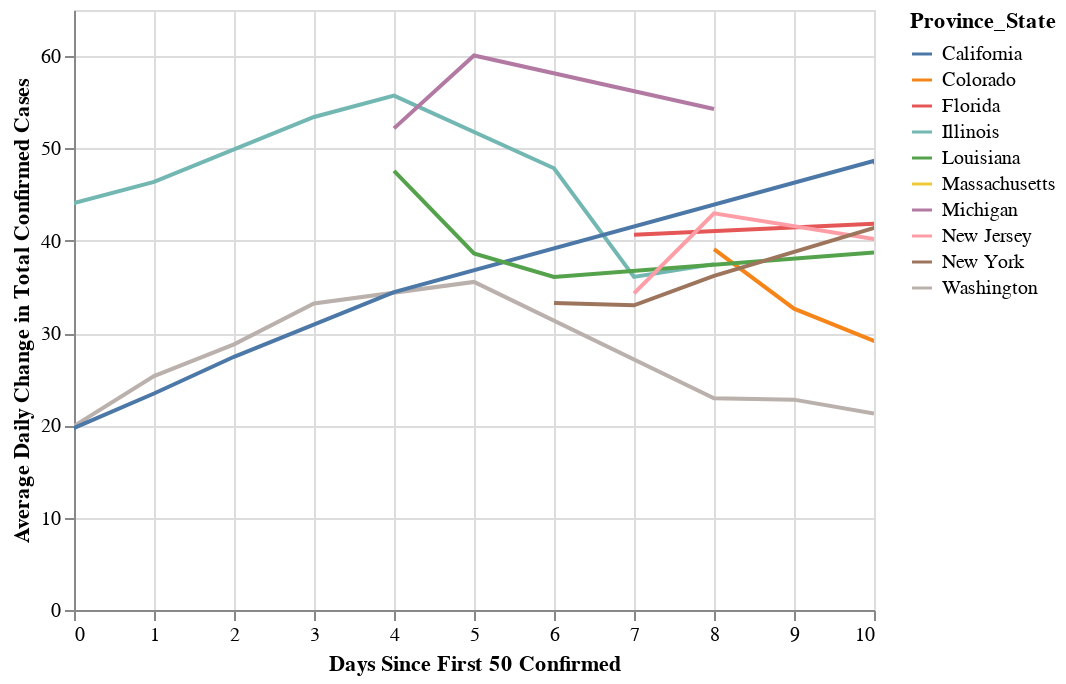

Here is the notebook cell this chart was saved with:
### Code cell
chart = alt.Chart(cases_usa).mark_line().encode(
            x = alt.X("Days from M",scale=alt.Scale(domain=(0,10)), title = "Days Since First 50 Confirmed"),
            y = alt.Y("Average Daily Change in Total Confirmed Cases",title="Average Daily Change in Total Confirmed Cases"),
        color = alt.Color("Province_State")
)
chart.interactive()

### Figure 1 — Vega-Lite specification as saved in the notebook (floating-point values rounded to 4 significant figures)
{"config": {"view": {"continuousWidth": 400, "continuousHeight": 300}}, "data": {"name": "data-244b7b786dc758e9a4557f71f6c5d6aa"}, "mark": "line", "encoding": {"color": {"type": "nominal", "field": "Province_State"}, "x": {"type": "quantitative", "field": "Days from M", "scale": {"domain": [0, 10]}, "title": "Days Since First 50 Confirmed"}, "y": {"type": "quantitative", "field": "Average Daily Change in Total Confirmed Cases", "title": "Average Daily Change in Total Confirmed Cases"}}, "selection": {"selector004": {"type": "interval", "bind": "scales", "encodings": ["x", "y"]}}, "$schema": "https://vega.github.io/schema/vega-lite/v4.0.0.json", "datasets": {"data-244b7b786dc758e9a4557f71f6c5d6aa": [{"Country_Region": "United States", "Province_State": "Washington", "Confirmed": 1.0, "Recovered": 0.0, "Active": 1.0, "Deaths": 0.0, "Date": "01-22-2020", "Date M Confirmed": "03-10-2020", "Days from M": -48, "Average Daily Change in Total Confirmed Cases": null}, {"Country_Region": "United States", "Province_State": "Washington", "Confirmed": 1.0, "Recovered": 0.0, "Active": 1.0, "Deaths": 0.0, "Date": "01-23-2020", "Date M Confirmed": "03-10-2020", "Days from M": -47, "Average Daily Change in Total Confirmed Cases": null}, {"Country_Region": "United States", "Province_State": "Washington", "Confirmed": 1.0, "Recovered": 0.0, "Active": 1.0, "Deaths": 0.0, "Date": "01-24-2020", "Date M Confirmed": "03-10-2020", "Days from M": -46, "Average Daily Change in Total Confirmed Cases": null}, {"Country_Region": "United States", "Province_State": "Illinois", "Confirmed": 1.0, "Recovered": 0.0, "Active": 1.0, "Deaths": 0.0, "Date": "01-25-2020", "Date M Confirmed": "03-15-2020", "Days from M": -50, "Average Daily Change in Total Confirmed Cases": null}, {"Country_Region": "United States", "Province_State": "Washington", "Confirmed": 1.0, "Recovered": 0.0, "Active": 1.0, "Deaths": 0.0, "Date": "01-25-2020", "Date M Confirmed": "03-10-2020", "Days from M": -45, "Average Daily Change in Total Confirmed Cases": null}, {"Country_Region": "United States", "Province_State": "California", "Confirmed": 2.0, "Recovered": 0.0, "Active": 2.0, "Deaths": 0.0, "Date": "01-26-2020", "Date M Confirmed": "03-10-2020", "Days from M": -44, "Average Daily Change in Total Confirmed Cases": null}, {"Country_Region": "United States", "Province_State": "Illinois", "Confirmed": 1.0, "Recovered": 0.0, "Active": 1.0, "Deaths": 0.0, "Date": "01-26-2020", "Date M Confirmed": "03-15-2020", "Days from M": -49, "Average Daily Change in Total Confirmed Cases": null}, {"Country_Region": "United States", "Province_State": "Washington", "Confirmed": 1.0, "Recovered": 0.0, "Active": 1.0, "Deaths": 0.0, "Date": "01-26-2020", "Date M Confirmed": "03-10-2020", "Days from M": -44, "Average Daily Change in Total Confirmed Cases": null}, {"Country_Region": "United States", "Province_State": "California", "Confirmed": 2.0, "Recovered": 0.0, "Active": 2.0, "Deaths": 0.0, "Date": "01-27-2020", "Date M Confirmed": "03-10-2020", "Days from M": -43, "Average Daily Change in Total Confirmed Cases": null}, {"Country_Region": "United States", "Province_State": "Illinois", "Confirmed": 1.0, "Recovered": 0.0, "Active": 1.0, "Deaths": 0.0, "Date": "01-27-2020", "Date M Confirmed": "03-15-2020", "Days from M": -48, "Average Daily Change in Total Confirmed Cases": null}, {"Country_Region": "United States", "Province_State": "Washington", "Confirmed": 1.0, "Recovered": 0.0, "Active": 1.0, "Deaths": 0.0, "Date": "01-27-2020", "Date M Confirmed": "03-10-2020", "Days from M": -43, "Average Daily Change in Total Confirmed Cases": 0.0}, {"Country_Region": "United States", "Province_State": "California", "Confirmed": 2.0, "Recovered": 0.0, "Active": 2.0, "Deaths": 0.0, "Date": "01-28-2020", "Date M Confirmed": "03-10-2020", "Days from M": -42, "Average Daily Change in Total Confirmed Cases": null}, {"Country_Region": "United States", "Province_State": "Illinois", "Confirmed": 1.0, "Recovered": 0.0, "Active": 1.0, "Deaths": 0.0, "Date": "01-28-2020", "Date M Confirmed": "03-15-2020", "Days from M": -47, "Average Daily Change in Total Confirmed Cases": null}, {"Country_Region": "United States", "Province_State": "Washington", "Confirmed": 1.0, "Recovered": 0.0, "Active": 1.0, "Deaths": 0.0, "Date": "01-28-2020", "Date M Confirmed": "03-10-2020", "Days from M": -42, "Average Daily Change in Total Confirmed Cases": 0.0}, {"Country_Region": "United States", "Province_State": "California", "Confirmed": 2.0, "Recovered": 0.0, "Active": 2.0, "Deaths": 0.0, "Date": "01-29-2020", "Date M Confirmed": "03-10-2020", "Days from M": -41, "Average Daily Change in Total Confirmed Cases": null}, {"Country_Region": "United States", "Province_State": "Illinois", "Confirmed": 1.0, "Recovered": 0.0, "Active": 1.0, "Deaths": 0.0, "Date": "01-29-2020", "Date M Confirmed": "03-15-2020", "Days from M": -46, "Average Daily Change in Total Confirmed Cases": null}, {"Country_Region": "United States", "Province_State": "Washington", "Confirmed": 1.0, "Recovered": 0.0, "Active": 1.0, "Deaths": 0.0, "Date": "01-29-2020", "Date M Confirmed": "03-10-2020", "Days from M": -41, "Average Daily Change in Total Confirmed Cases": 0.0}, {"Country_Region": "United States", "Province_State": "California", "Confirmed": 2.0, "Recovered": 0.0, "Active": 2.0, "Deaths": 0.0, "Date": "01-30-2020", "Date M Confirmed": "03-10-2020", "Days from M": -40, "Average Daily Change in Total Confirmed Cases": null}, {"Country_Region": "United States", "Province_State": "Illinois", "Confirmed": 1.0, "Recovered": 0.0, "Active": 1.0, "Deaths": 0.0, "Date": "01-30-2020", "Date M Confirmed": "03-15-2020", "Days from M": -45, "Average Daily Change in Total Confirmed Cases": 0.0}, {"Country_Region": "United States", "Province_State": "Washington", "Confirmed": 1.0, "Recovered": 0.0, "Active": 1.0, "Deaths": 0.0, "Date": "01-30-2020", "Date M Confirmed": "03-10-2020", "Days from M": -40, "Average Daily Change in Total Confirmed Cases": 0.0}, {"Country_Region": "United States", "Province_State": "California", "Confirmed": 2.0, "Recovered": 0.0, "Active": 2.0, "Deaths": 0.0, "Date": "01-31-2020", "Date M Confirmed": "03-10-2020", "Days from M": -39, "Average Daily Change in Total Confirmed Cases": 0.0}, {"Country_Region": "United States", "Province_State": "Illinois", "Confirmed": 2.0, "Recovered": 0.0, "Active": 2.0, "Deaths": 0.0, "Date": "01-31-2020", "Date M Confirmed": "03-15-2020", "Days from M": -44, "Average Daily Change in Total Confirmed Cases": 10.0}, {"Country_Region": "United States", "Province_State": "Washington", "Confirmed": 1.0, "Recovered": 0.0, "Active": 1.0, "Deaths": 0.0, "Date": "01-31-2020", "Date M Confirmed": "03-10-2020", "Days from M": -39, "Average Daily Change in Total Confirmed Cases": 0.0}, {"Country_Region": "United States", "Province_State": "California", "Confirmed": 144.0, "Recovered": 2.0, "Active": 140.0, "Deaths": 2.0, "Date": "03-10-2020", "Date M Confirmed": "03-10-2020", "Days from M": 0, "Average Daily Change in Total Confirmed Cases": 19.72}, {"Country_Region": "United States", "Province_State": "Colorado", "Confirmed": 15.0, "Recovered": 0.0, "Active": 15.0, "Deaths": 0.0, "Date": "03-10-2020", "Date M Confirmed": "03-11-2020", "Days from M": -1, "Average Daily Change in Total Confirmed Cases": null}, {"Country_Region": "United States", "Province_State": "Florida", "Confirmed": 15.0, "Recovered": 0.0, "Active": 13.0, "Deaths": 2.0, "Date": "03-10-2020", "Date M Confirmed": "03-11-2020", "Days from M": -1, "Average Daily Change in Total Confirmed Cases": null}, {"Country_Region": "United States", "Province_State": "Illinois", "Confirmed": 12.0, "Recovered": 2.0, "Active": 10.0, "Deaths": 0.0, "Date": "03-10-2020", "Date M Confirmed": "03-15-2020", "Days from M": -5, "Average Daily Change in Total Confirmed Cases": 26.67}, {"Country_Region": "United States", "Province_State": "Washington", "Confirmed": 267.0, "Recovered": 1.0, "Active": 243.0, "Deaths": 23.0, "Date": "03-10-2020", "Date M Confirmed": "03-10-2020", "Days from M": 0, "Average Daily Change in Total Confirmed Cases": 19.93}, {"Country_Region": "United States", "Province_State": "California", "Confirmed": 177.0, "Recovered": 2.0, "Active": 172.0, "Deaths": 3.0, "Date": "03-11-2020", "Date M Confirmed": "03-10-2020", "Days from M": 1, "Average Daily Change in Total Confirmed Cases": 23.45}, {"Country_Region": "United States", "Province_State": "Colorado", "Confirmed": 34.0, "Recovered": 0.0, "Active": 34.0, "Deaths": 0.0, "Date": "03-11-2020", "Date M Confirmed": "03-11-2020", "Days from M": 0, "Average Daily Change in Total Confirmed Cases": null}, {"Country_Region": "United States", "Province_State": "Florida", "Confirmed": 28.0, "Recovered": 0.0, "Active": 26.0, "Deaths": 2.0, "Date": "03-11-2020", "Date M Confirmed": "03-11-2020", "Days from M": 0, "Average Daily Change in Total Confirmed Cases": null}, {"Country_Region": "United States", "Province_State": "Louisiana", "Confirmed": 6.0, "Recovered": 0.0, "Active": 6.0, "Deaths": 0.0, "Date": "03-11-2020", "Date M Confirmed": "03-13-2020", "Days from M": -2, "Average Daily Change in Total Confirmed Cases": null}, {"Country_Region": "United States", "Province_State": "Massachusetts", "Confirmed": 95.0, "Recovered": 1.0, "Active": 94.0, "Deaths": 0.0, "Date": "03-11-2020", "Date M Confirmed": "03-11-2020", "Days from M": 0, "Average Daily Change in Total Confirmed Cases": null}, {"Country_Region": "United States", "Province_State": "Michigan", "Confirmed": 2.0, "Recovered": 0.0, "Active": 2.0, "Deaths": 0.0, "Date": "03-11-2020", "Date M Confirmed": "03-15-2020", "Days from M": -4, "Average Daily Change in Total Confirmed Cases": null}, {"Country_Region": "United States", "Province_State": "New Jersey", "Confirmed": 23.0, "Recovered": 0.0, "Active": 22.0, "Deaths": 1.0, "Date": "03-11-2020", "Date M Confirmed": "03-11-2020", "Days from M": 0, "Average Daily Change in Total Confirmed Cases": null}, {"Country_Region": "United States", "Province_State": "New York", "Confirmed": 220.0, "Recovered": 0.0, "Active": 220.0, "Deaths": 0.0, "Date": "03-11-2020", "Date M Confirmed": "03-11-2020", "Days from M": 0, "Average Daily Change in Total Confirmed Cases": null}, {"Country_Region": "United States", "Province_State": "Washington", "Confirmed": 366.0, "Recovered": 1.0, "Active": 336.0, "Deaths": 29.0, "Date": "03-11-2020", "Date M Confirmed": "03-10-2020", "Days from M": 1, "Average Daily Change in Total Confirmed Cases": 25.33}, {"Country_Region": "United States", "Province_State": "California", "Confirmed": 221.0, "Recovered": 6.0, "Active": 211.0, "Deaths": 4.0, "Date": "03-12-2020", "Date M Confirmed": "03-10-2020", "Days from M": 2, "Average Daily Change in Total Confirmed Cases": 27.43}, {"Country_Region": "United States", "Province_State": "Colorado", "Confirmed": 45.0, "Recovered": 0.0, "Active": 45.0, "Deaths": 0.0, "Date": "03-12-2020", "Date M Confirmed": "03-11-2020", "Days from M": 1, "Average Daily Change in Total Confirmed Cases": null}, {"Country_Region": "United States", "Province_State": "Florida", "Confirmed": 35.0, "Recovered": 0.0, "Active": 33.0, "Deaths": 2.0, "Date": "03-12-2020", "Date M Confirmed": "03-11-2020", "Days from M": 1, "Average Daily Change in Total Confirmed Cases": null}, {"Country_Region": "United States", "Province_State": "Louisiana", "Confirmed": 19.0, "Recovered": 0.0, "Active": 19.0, "Deaths": 0.0, "Date": "03-12-2020", "Date M Confirmed": "03-13-2020", "Days from M": -1, "Average Daily Change in Total Confirmed Cases": null}, {"Country_Region": "United States", "Province_State": "Massachusetts", "Confirmed": 108.0, "Recovered": 1.0, "Active": 107.0, "Deaths": 0.0, "Date": "03-12-2020", "Date M Confirmed": "03-11-2020", "Days from M": 1, "Average Daily Change in Total Confirmed Cases": null}, {"Country_Region": "United States", "Province_State": "Michigan", "Confirmed": 2.0, "Recovered": 0.0, "Active": 2.0, "Deaths": 0.0, "Date": "03-12-2020", "Date M Confirmed": "03-15-2020", "Days from M": -3, "Average Daily Change in Total Confirmed Cases": null}, {"Country_Region": "United States", "Province_State": "New Jersey", "Confirmed": 29.0, "Recovered": 0.0, "Active": 28.0, "Deaths": 1.0, "Date": "03-12-2020", "Date M Confirmed": "03-11-2020", "Days from M": 1, "Average Daily Change in Total Confirmed Cases": null}, {"Country_Region": "United States", "Province_State": "New York", "Confirmed": 328.0, "Recovered": 0.0, "Active": 328.0, "Deaths": 0.0, "Date": "03-12-2020", "Date M Confirmed": "03-11-2020", "Days from M": 1, "Average Daily Change in Total Confirmed Cases": null}, {"Country_Region": "United States", "Province_State": "Washington", "Confirmed": 442.0, "Recovered": 1.0, "Active": 410.0, "Deaths": 31.0, "Date": "03-12-2020", "Date M Confirmed": "03-10-2020", "Days from M": 2, "Average Daily Change in Total Confirmed Cases": 28.77}, {"Country_Region": "United States", "Province_State": "Colorado", "Confirmed": 49.0, "Recovered": 0.0, "Active": 49.0, "Deaths": 0.0, "Date": "03-13-2020", "Date M Confirmed": "03-11-2020", "Days from M": 2, "Average Daily Change in Total Confirmed Cases": null}, {"Country_Region": "United States", "Province_State": "Louisiana", "Confirmed": 36.0, "Recovered": 0.0, "Active": 36.0, "Deaths": 0.0, "Date": "03-13-2020", "Date M Confirmed": "03-13-2020", "Days from M": 0, "Average Daily Change in Total Confirmed Cases": null}, {"Country_Region": "United States", "Province_State": "Michigan", "Confirmed": 16.0, "Recovered": 0.0, "Active": 16.0, "Deaths": 0.0, "Date": "03-13-2020", "Date M Confirmed": "03-15-2020", "Days from M": -2, "Average Daily Change in Total Confirmed Cases": null}, {"Country_Region": "United States", "Province_State": "Washington", "Confirmed": 568.0, "Recovered": 1.0, "Active": 530.0, "Deaths": 37.0, "Date": "03-13-2020", "Date M Confirmed": "03-10-2020", "Days from M": 3, "Average Daily Change in Total Confirmed Cases": 33.21}, {"Country_Region": "United States", "Province_State": "California", "Confirmed": 340.0, "Recovered": 6.0, "Active": 329.0, "Deaths": 5.0, "Date": "03-14-2020", "Date M Confirmed": "03-10-2020", "Days from M": 4, "Average Daily Change in Total Confirmed Cases": 34.43}, {"Country_Region": "United States", "Province_State": "Louisiana", "Confirmed": 77.0, "Recovered": 0.0, "Active": 76.0, "Deaths": 1.0, "Date": "03-14-2020", "Date M Confirmed": "03-13-2020", "Days from M": 1, "Average Daily Change in Total Confirmed Cases": null}, {"Country_Region": "United States", "Province_State": "New Jersey", "Confirmed": 69.0, "Recovered": 0.0, "Active": 68.0, "Deaths": 1.0, "Date": "03-14-2020", "Date M Confirmed": "03-11-2020", "Days from M": 3, "Average Daily Change in Total Confirmed Cases": null}, {"Country_Region": "United States", "Province_State": "New York", "Confirmed": 525.0, "Recovered": 0.0, "Active": 523.0, "Deaths": 2.0, "Date": "03-14-2020", "Date M Confirmed": "03-11-2020", "Days from M": 3, "Average Daily Change in Total Confirmed Cases": null}, {"Country_Region": "United States", "Province_State": "Illinois", "Confirmed": 93.0, "Recovered": 2.0, "Active": 91.0, "Deaths": 0.0, "Date": "03-15-2020", "Date M Confirmed": "03-15-2020", "Days from M": 0, "Average Daily Change in Total Confirmed Cases": 44.09}, {"Country_Region": "United States", "Province_State": "Louisiana", "Confirmed": 91.0, "Recovered": 0.0, "Active": 89.0, "Deaths": 2.0, "Date": "03-15-2020", "Date M Confirmed": "03-13-2020", "Days from M": 2, "Average Daily Change in Total Confirmed Cases": null}, {"Country_Region": "United States", "Province_State": "Michigan", "Confirmed": 33.0, "Recovered": 0.0, "Active": 33.0, "Deaths": 0.0, "Date": "03-15-2020", "Date M Confirmed": "03-15-2020", "Days from M": 0, "Average Daily Change in Total Confirmed Cases": null}, {"Country_Region": "United States", "Province_State": "New Jersey", "Confirmed": 98.0, "Recovered": 0.0, "Active": 96.0, "Deaths": 2.0, "Date": "03-15-2020", "Date M Confirmed": "03-11-2020", "Days from M": 4, "Average Daily Change in Total Confirmed Cases": null}, {"Country_Region": "United States", "Province_State": "New York", "Confirmed": 732.0, "Recovered": 0.0, "Active": 729.0, "Deaths": 3.0, "Date": "03-15-2020", "Date M Confirmed": "03-11-2020", "Days from M": 4, "Average Daily Change in Total Confirmed Cases": null}, {"Country_Region": "United States", "Province_State": "Washington", "Confirmed": 643.0, "Recovered": 1.0, "Active": 602.0, "Deaths": 40.0, "Date": "03-15-2020", "Date M Confirmed": "03-10-2020", "Days from M": 5, "Average Daily Change in Total Confirmed Cases": 35.54}, {"Country_Region": "United States", "Province_State": "Florida", "Confirmed": 155.0, "Recovered": 0.0, "Active": 150.0, "Deaths": 5.0, "Date": "03-16-2020", "Date M Confirmed": "03-11-2020", "Days from M": 5, "Average Daily Change in Total Confirmed Cases": null}, {"Country_Region": "United States", "Province_State": "Illinois", "Confirmed": 105.0, "Recovered": 2.0, "Active": 103.0, "Deaths": 0.0, "Date": "03-16-2020", "Date M Confirmed": "03-15-2020", "Days from M": 1, "Average Daily Change in Total Confirmed Cases": 46.37}, {"Country_Region": "United States", "Province_State": "Michigan", "Confirmed": 53.0, "Recovered": 0.0, "Active": 53.0, "Deaths": 0.0, "Date": "03-16-2020", "Date M Confirmed": "03-15-2020", "Days from M": 1, "Average Daily Change in Total Confirmed Cases": null}, {"Country_Region": "United States", "Province_State": "New York", "Confirmed": 967.0, "Recovered": 0.0, "Active": 957.0, "Deaths": 10.0, "Date": "03-16-2020", "Date M Confirmed": "03-11-2020", "Days from M": 5, "Average Daily Change in Total Confirmed Cases": null}, {"Country_Region": "United States", "Province_State": "Florida", "Confirmed": 216.0, "Recovered": 0.0, "Active": 210.0, "Deaths": 6.0, "Date": "03-17-2020", "Date M Confirmed": "03-11-2020", "Days from M": 6, "Average Daily Change in Total Confirmed Cases": null}, {"Country_Region": "United States", "Province_State": "Louisiana", "Confirmed": 196.0, "Recovered": 0.0, "Active": 192.0, "Deaths": 4.0, "Date": "03-17-2020", "Date M Confirmed": "03-13-2020", "Days from M": 4, "Average Daily Change in Total Confirmed Cases": 47.57}, {"Country_Region": "United States", "Province_State": "Massachusetts", "Confirmed": 218.0, "Recovered": 1.0, "Active": 217.0, "Deaths": 0.0, "Date": "03-17-2020", "Date M Confirmed": "03-11-2020", "Days from M": 6, "Average Daily Change in Total Confirmed Cases": null}, {"Country_Region": "United States", "Province_State": "New Jersey", "Confirmed": 267.0, "Recovered": 1.0, "Active": 263.0, "Deaths": 3.0, "Date": "03-17-2020", "Date M Confirmed": "03-11-2020", "Days from M": 6, "Average Daily Change in Total Confirmed Cases": null}, {"Country_Region": "United States", "Province_State": "New York", "Confirmed": 1706.0, "Recovered": 0.0, "Active": 1693.0, "Deaths": 13.0, "Date": "03-17-2020", "Date M Confirmed": "03-11-2020", "Days from M": 6, "Average Daily Change in Total Confirmed Cases": 33.27}, {"Country_Region": "United States", "Province_State": "Colorado", "Confirmed": 184.0, "Recovered": 0.0, "Active": 182.0, "Deaths": 2.0, "Date": "03-18-2020", "Date M Confirmed": "03-11-2020", "Days from M": 7, "Average Daily Change in Total Confirmed Cases": null}, {"Country_Region": "United States", "Province_State": "Florida", "Confirmed": 314.0, "Recovered": 0.0, "Active": 307.0, "Deaths": 7.0, "Date": "03-18-2020", "Date M Confirmed": "03-11-2020", "Days from M": 7, "Average Daily Change in Total Confirmed Cases": 40.66}, {"Country_Region": "United States", "Province_State": "Illinois", "Confirmed": 162.0, "Recovered": 0.0, "Active": 161.0, "Deaths": 1.0, "Date": "03-18-2020", "Date M Confirmed": "03-15-2020", "Days from M": 3, "Average Daily Change in Total Confirmed Cases": 53.41}, {"Country_Region": "United States", "Province_State": "Louisiana", "Confirmed": 257.0, "Recovered": 0.0, "Active": 253.0, "Deaths": 4.0, "Date": "03-18-2020", "Date M Confirmed": "03-13-2020", "Days from M": 5, "Average Daily Change in Total Confirmed Cases": 38.63}, {"Country_Region": "United States", "Province_State": "New Jersey", "Confirmed": 267.0, "Recovered": 0.0, "Active": 264.0, "Deaths": 3.0, "Date": "03-18-2020", "Date M Confirmed": "03-11-2020", "Days from M": 7, "Average Daily Change in Total Confirmed Cases": 34.31}, {"Country_Region": "United States", "Province_State": "New York", "Confirmed": 2495.0, "Recovered": 0.0, "Active": 2479.0, "Deaths": 16.0, "Date": "03-18-2020", "Date M Confirmed": "03-11-2020", "Days from M": 7, "Average Daily Change in Total Confirmed Cases": 33.01}, {"Country_Region": "United States", "Province_State": "Washington", "Confirmed": 1014.0, "Recovered": 0.0, "Active": 959.0, "Deaths": 55.0, "Date": "03-18-2020", "Date M Confirmed": "03-10-2020", "Days from M": 8, "Average Daily Change in Total Confirmed Cases": 22.94}, {"Country_Region": "United States", "Province_State": "Colorado", "Confirmed": 277.0, "Recovered": 0.0, "Active": 273.0, "Deaths": 4.0, "Date": "03-19-2020", "Date M Confirmed": "03-11-2020", "Days from M": 8, "Average Daily Change in Total Confirmed Cases": 39.09}, {"Country_Region": "United States", "Province_State": "Illinois", "Confirmed": 422.0, "Recovered": 0.0, "Active": 418.0, "Deaths": 4.0, "Date": "03-19-2020", "Date M Confirmed": "03-15-2020", "Days from M": 4, "Average Daily Change in Total Confirmed Cases": 55.73}, {"Country_Region": "United States", "Province_State": "Louisiana", "Confirmed": 392.0, "Recovered": 0.0, "Active": 382.0, "Deaths": 10.0, "Date": "03-19-2020", "Date M Confirmed": "03-13-2020", "Days from M": 6, "Average Daily Change in Total Confirmed Cases": 36.08}, {"Country_Region": "United States", "Province_State": "Massachusetts", "Confirmed": 328.0, "Recovered": 0.0, "Active": 328.0, "Deaths": 0.0, "Date": "03-19-2020", "Date M Confirmed": "03-11-2020", "Days from M": 8, "Average Daily Change in Total Confirmed Cases": null}, {"Country_Region": "United States", "Province_State": "Michigan", "Confirmed": 334.0, "Recovered": 0.0, "Active": 331.0, "Deaths": 3.0, "Date": "03-19-2020", "Date M Confirmed": "03-15-2020", "Days from M": 4, "Average Daily Change in Total Confirmed Cases": 52.18}, {"Country_Region": "United States", "Province_State": "New Jersey", "Confirmed": 742.0, "Recovered": 0.0, "Active": 733.0, "Deaths": 9.0, "Date": "03-19-2020", "Date M Confirmed": "03-11-2020", "Days from M": 8, "Average Daily Change in Total Confirmed Cases": 42.97}, {"Country_Region": "United States", "Province_State": "New York", "Confirmed": 5365.0, "Recovered": 0.0, "Active": 5331.0, "Deaths": 34.0, "Date": "03-19-2020", "Date M Confirmed": "03-11-2020", "Days from M": 8, "Average Daily Change in Total Confirmed Cases": 36.2}, {"Country_Region": "United States", "Province_State": "Washington", "Confirmed": 1376.0, "Recovered": 0.0, "Active": 1302.0, "Deaths": 74.0, "Date": "03-19-2020", "Date M Confirmed": "03-10-2020", "Days from M": 9, "Average Daily Change in Total Confirmed Cases": 22.79}, {"Country_Region": "United States", "Province_State": "California", "Confirmed": 1177.0, "Recovered": 0.0, "Active": 1154.0, "Deaths": 23.0, "Date": "03-20-2020", "Date M Confirmed": "03-10-2020", "Days from M": 10, "Average Daily Change in Total Confirmed Cases": 48.66}, {"Country_Region": "United States", "Province_State": "Colorado", "Confirmed": 363.0, "Recovered": 0.0, "Active": 359.0, "Deaths": 4.0, "Date": "03-20-2020", "Date M Confirmed": "03-11-2020", "Days from M": 9, "Average Daily Change in Total Confirmed Cases": 32.65}, {"Country_Region": "United States", "Province_State": "Massachusetts", "Confirmed": 413.0, "Recovered": 0.0, "Active": 412.0, "Deaths": 1.0, "Date": "03-20-2020", "Date M Confirmed": "03-11-2020", "Days from M": 9, "Average Daily Change in Total Confirmed Cases": null}, {"Country_Region": "United States", "Province_State": "Michigan", "Confirmed": 552.0, "Recovered": 0.0, "Active": 549.0, "Deaths": 3.0, "Date": "03-20-2020", "Date M Confirmed": "03-15-2020", "Days from M": 5, "Average Daily Change in Total Confirmed Cases": 60.08}, {"Country_Region": "United States", "Province_State": "Washington", "Confirmed": 1524.0, "Recovered": 0.0, "Active": 1441.0, "Deaths": 83.0, "Date": "03-20-2020", "Date M Confirmed": "03-10-2020", "Days from M": 10, "Average Daily Change in Total Confirmed Cases": 21.29}, {"Country_Region": "United States", "Province_State": "California", "Confirmed": 1364.0, "Recovered": 0.0, "Active": 1340.0, "Deaths": 24.0, "Date": "03-21-2020", "Date M Confirmed": "03-10-2020", "Days from M": 11, "Average Daily Change in Total Confirmed Cases": 31.68}, {"Country_Region": "United States", "Province_State": "Colorado", "Confirmed": 390.0, "Recovered": 0.0, "Active": 386.0, "Deaths": 4.0, "Date": "03-21-2020", "Date M Confirmed": "03-11-2020", "Days from M": 10, "Average Daily Change in Total Confirmed Cases": 29.14}, {"Country_Region": "United States", "Province_State": "Florida", "Confirmed": 659.0, "Recovered": 0.0, "Active": 646.0, "Deaths": 13.0, "Date": "03-21-2020", "Date M Confirmed": "03-11-2020", "Days from M": 10, "Average Daily Change in Total Confirmed Cases": 41.84}, {"Country_Region": "United States", "Province_State": "Illinois", "Confirmed": 753.0, "Recovered": 0.0, "Active": 747.0, "Deaths": 6.0, "Date": "03-21-2020", "Date M Confirmed": "03-15-2020", "Days from M": 6, "Average Daily Change in Total Confirmed Cases": 47.86}, {"Country_Region": "United States", "Province_State": "Massachusetts", "Confirmed": 525.0, "Recovered": 0.0, "Active": 524.0, "Deaths": 1.0, "Date": "03-21-2020", "Date M Confirmed": "03-11-2020", "Days from M": 10, "Average Daily Change in Total Confirmed Cases": 27.59}, {"Country_Region": "United States", "Province_State": "New Jersey", "Confirmed": 1327.0, "Recovered": 0.0, "Active": 1311.0, "Deaths": 16.0, "Date": "03-21-2020", "Date M Confirmed": "03-11-2020", "Days from M": 10, "Average Daily Change in Total Confirmed Cases": 40.2}, {"Country_Region": "United States", "Province_State": "New York", "Confirmed": 11710.0, "Recovered": 0.0, "Active": 11650.0, "Deaths": 60.0, "Date": "03-21-2020", "Date M Confirmed": "03-11-2020", "Days from M": 10, "Average Daily Change in Total Confirmed Cases": 41.38}, {"Country_Region": "United States", "Province_State": "California", "Confirmed": 1642.0, "Recovered": 0.0, "Active": 1612.0, "Deaths": 30.0, "Date": "03-22-2020", "Date M Confirmed": "03-10-2020", "Days from M": 12, "Average Daily Change in Total Confirmed Cases": 31.33}, {"Country_Region": "United States", "Province_State": "Colorado", "Confirmed": 476.0, "Recovered": 0.0, "Active": 470.0, "Deaths": 6.0, "Date": "03-22-2020", "Date M Confirmed": "03-11-2020", "Days from M": 11, "Average Daily Change in Total Confirmed Cases": 31.13}, {"Country_Region": "United States", "Province_State": "Florida", "Confirmed": 830.0, "Recovered": 0.0, "Active": 817.0, "Deaths": 13.0, "Date": "03-22-2020", "Date M Confirmed": "03-11-2020", "Days from M": 11, "Average Daily Change in Total Confirmed Cases": 41.96}, {"Country_Region": "United States", "Province_State": "Illinois", "Confirmed": 1049.0, "Recovered": 0.0, "Active": 1040.0, "Deaths": 9.0, "Date": "03-22-2020", "Date M Confirmed": "03-15-2020", "Days from M": 7, "Average Daily Change in Total Confirmed Cases": 36.08}, {"Country_Region": "United States", "Province_State": "Massachusetts", "Confirmed": 646.0, "Recovered": 0.0, "Active": 641.0, "Deaths": 5.0, "Date": "03-22-2020", "Date M Confirmed": "03-11-2020", "Days from M": 11, "Average Daily Change in Total Confirmed Cases": 28.93}, {"Country_Region": "United States", "Province_State": "New Jersey", "Confirmed": 1914.0, "Recovered": 0.0, "Active": 1894.0, "Deaths": 20.0, "Date": "03-22-2020", "Date M Confirmed": "03-11-2020", "Days from M": 11, "Average Daily Change in Total Confirmed Cases": 40.41}, {"Country_Region": "United States", "Province_State": "New York", "Confirmed": 15790.0, "Recovered": 0.0, "Active": 15680.0, "Deaths": 117.0, "Date": "03-22-2020", "Date M Confirmed": "03-11-2020", "Days from M": 11, "Average Daily Change in Total Confirmed Cases": 41.69}, {"Country_Region": "United States", "Province_State": "Colorado", "Confirmed": 704.0, "Recovered": 0.0, "Active": 0.0, "Deaths": 7.0, "Date": "03-23-2020", "Date M Confirmed": "03-11-2020", "Days from M": 12, "Average Daily Change in Total Confirmed Cases": 22.93}, {"Country_Region": "United States", "Province_State": "Illinois", "Confirmed": 1285.0, "Recovered": 0.0, "Active": 0.0, "Deaths": 12.0, "Date": "03-23-2020", "Date M Confirmed": "03-15-2020", "Days from M": 8, "Average Daily Change in Total Confirmed Cases": 37.47}, {"Country_Region": "United States", "Province_State": "Louisiana", "Confirmed": 1172.0, "Recovered": 0.0, "Active": 0.0, "Deaths": 35.0, "Date": "03-23-2020", "Date M Confirmed": "03-13-2020", "Days from M": 10, "Average Daily Change in Total Confirmed Cases": 38.74}, {"Country_Region": "United States", "Province_State": "Massachusetts", "Confirmed": 777.0, "Recovered": 0.0, "Active": 0.0, "Deaths": 9.0, "Date": "03-23-2020", "Date M Confirmed": "03-11-2020", "Days from M": 12, "Average Daily Change in Total Confirmed Cases": 22.21}, {"Country_Region": "United States", "Province_State": "Michigan", "Confirmed": 1329.0, "Recovered": 0.0, "Active": 0.0, "Deaths": 15.0, "Date": "03-23-2020", "Date M Confirmed": "03-15-2020", "Days from M": 8, "Average Daily Change in Total Confirmed Cases": 54.27}, {"Country_Region": "United States", "Province_State": "New Jersey", "Confirmed": 2844.0, "Recovered": 0.0, "Active": 0.0, "Deaths": 27.0, "Date": "03-23-2020", "Date M Confirmed": "03-11-2020", "Days from M": 12, "Average Daily Change in Total Confirmed Cases": 34.29}, {"Country_Region": "United States", "Province_State": "New York", "Confirmed": 20880.0, "Recovered": 0.0, "Active": 0.0, "Deaths": 158.0, "Date": "03-23-2020", "Date M Confirmed": "03-11-2020", "Days from M": 12, "Average Daily Change in Total Confirmed Cases": 37.91}]}}
